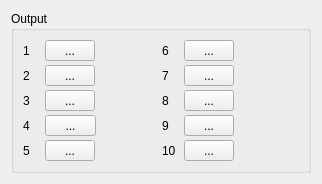
     <widget class="QFrame" name="frameOutput">
      <layout class="QHBoxLayout" name="horizontalLayoutOutput">
       <item>
        <widget class="QGroupBox" name="groupBoxOutput">
         <property name="sizePolicy">
          <sizepolicy hsizetype="Expanding" vsizetype="Preferred">
           <horstretch>0</horstretch>
           <verstretch>0</verstretch>
          </sizepolicy>
         </property>
         <property name="minimumSize">
          <size>
           <width>300</width>
           <height>0</height>
          </size>
         </property>
         <property name="maximumSize">
          <size>
           <width>300</width>
           <height>16777215</height>
          </size>
         </property>
         <property name="title">
          <string>Output</string>
         </property>
         <layout class="QGridLayout" name="gridLayoutOutput">
          <property name="horizontalSpacing">
           <number>2</number>
          </property>
          <property name="verticalSpacing">
           <number>4</number>
          </property>
          <item row="0" column="0">
           <layout class="QHBoxLayout" name="outRow1Layout">
            <property name="spacing">
             <number>2</number>
            </property>
            <item>
             <widget class="QLabel" name="outLabel1">
              <property name="minimumSize">
               <size>
                <width>20</width>
                <height>0</height>
               </size>
              </property>
              <property name="maximumSize">
               <size>
                <width>20</width>
                <height>16777215</height>
               </size>
              </property>
              <property name="text">
               <string>1</string>
              </property>
             </widget>
            </item>
            <item>
             <widget class="QToolButton" name="output1">
              <property name="enabled">
               <bool>true</bool>
              </property>
              <property name="sizePolicy">
               <sizepolicy hsizetype="Minimum" vsizetype="Fixed">
                <horstretch>0</horstretch>
                <verstretch>0</verstretch>
               </sizepolicy>
              </property>
              <property name="minimumSize">
               <size>
                <width>50</width>
                <height>0</height>
               </size>
              </property>
              <property name="text">
               <string>...</string>
              </property>
              <property name="iconSize">
               <size>
                <width>30</width>
                <height>20</height>
               </size>
              </property>
             </widget>
            </item>
            <item>
             <spacer name="horizontalSpacer_11">
              <property name="orientation">
               <enum>Qt::Orientation::Horizontal</enum>
              </property>
              <property name="sizeHint" stdset="0">
               <size>
                <width>40</width>
                <height>20</height>
               </size>
              </property>
             </spacer>
            </item>
           </layout>
          </item>
          <item row="1" column="0">
           <layout class="QHBoxLayout" name="outRow2Layout">
            <property name="spacing">
             <number>2</number>
            </property>
            <item>
             <widget class="QLabel" name="outLabel2">
              <property name="minimumSize">
               <size>
                <width>20</width>
                <height>0</height>
               </size>
              </property>
              <property name="maximumSize">
               <size>
                <width>20</width>
                <height>16777215</height>
               </size>
              </property>
              <property name="text">
               <string>2</string>
              </property>
             </widget>
            </item>
            <item>
             <widget class="QToolButton" name="output2">
              <property name="enabled">
               <bool>true</bool>
              </property>
              <property name="sizePolicy">
               <sizepolicy hsizetype="Minimum" vsizetype="Fixed">
                <horstretch>0</horstretch>
                <verstretch>0</verstretch>
               </sizepolicy>
              </property>
              <property name="minimumSize">
               <size>
                <width>50</width>
                <height>0</height>
               </size>
              </property>
              <property name="text">
               <string>...</string>
              </property>
              <property name="iconSize">
               <size>
                <width>30</width>
                <height>20</height>
               </size>
              </property>
             </widget>
            </item>
            <item>
             <spacer name="horizontalSpacer_13">
              <property name="orientation">
               <enum>Qt::Orientation::Horizontal</enum>
              </property>
              <property name="sizeHint" stdset="0">
               <size>
                <width>40</width>
                <height>20</height>
               </size>
              </property>
             </spacer>
            </item>
           </layout>
          </item>
          <item row="2" column="0">
           <layout class="QHBoxLayout" name="outRow3Layout">
            <property name="spacing">
             <number>2</number>
            </property>
            <item>
             <widget class="QLabel" name="outLabel3">
              <property name="minimumSize">
               <size>
                <width>20</width>
                <height>0</height>
               </size>
              </property>
              <property name="maximumSize">
               <size>
                <width>20</width>
                <height>16777215</height>
               </size>
              </property>
              <property name="text">
               <string>3</string>
              </property>
             </widget>
            </item>
            <item>
             <widget class="QToolButton" name="output3">
              <property name="enabled">
               <bool>true</bool>
              </property>
              <property name="sizePolicy">
               <sizepolicy hsizetype="Minimum" vsizetype="Fixed">
                <horstretch>0</horstretch>
                <verstretch>0</verstretch>
               </sizepolicy>
              </property>
              <property name="minimumSize">
               <size>
                <width>50</width>
                <height>0</height>
               </size>
              </property>
              <property name="text">
               <string>...</string>
              </property>
              <property name="iconSize">
               <size>
                <width>30</width>
                <height>20</height>
               </size>
              </property>
             </widget>
            </item>
            <item>
             <spacer name="horizontalSpacer_15">
              <property name="orientation">
               <enum>Qt::Orientation::Horizontal</enum>
              </property>
              <property name="sizeHint" stdset="0">
               <size>
                <width>40</width>
                <height>20</height>
               </size>
              </property>
             </spacer>
            </item>
           </layout>
          </item>
          <item row="3" column="0">
           <layout class="QHBoxLayout" name="outRow4Layout">
            <property name="spacing">
             <number>2</number>
            </property>
            <item>
             <widget class="QLabel" name="outLabel4">
              <property name="minimumSize">
               <size>
                <width>20</width>
                <height>0</height>
               </size>
              </property>
              <property name="maximumSize">
               <size>
                <width>20</width>
                <height>16777215</height>
               </size>
              </property>
              <property name="text">
               <string>4</string>
              </property>
             </widget>
            </item>
            <item>
             <widget class="QToolButton" name="output4">
              <property name="enabled">
               <bool>true</bool>
              </property>
              <property name="sizePolicy">
               <sizepolicy hsizetype="Minimum" vsizetype="Fixed">
                <horstretch>0</horstretch>
                <verstretch>0</verstretch>
               </sizepolicy>
              </property>
              <property name="minimumSize">
               <size>
                <width>51</width>
                <height>0</height>
               </size>
              </property>
              <property name="text">
               <string>...</string>
              </property>
              <property name="iconSize">
               <size>
                <width>30</width>
                <height>20</height>
               </size>
              </property>
             </widget>
            </item>
            <item>
             <spacer name="horizontalSpacer_17">
              <property name="orientation">
               <enum>Qt::Orientation::Horizontal</enum>
              </property>
              <property name="sizeHint" stdset="0">
               <size>
                <width>40</width>
                <height>20</height>
               </size>
              </property>
             </spacer>
            </item>
           </layout>
          </item>
          <item row="4" column="0">
           <layout class="QHBoxLayout" name="outRow5Layout">
            <property name="spacing">
             <number>2</number>
            </property>
            <item>
             <widget class="QLabel" name="outLabel5">
              <property name="minimumSize">
               <size>
                <width>20</width>
                <height>0</height>
               </size>
              </property>
              <property name="maximumSize">
               <size>
                <width>20</width>
                <height>16777215</height>
               </size>
              </property>
              <property name="text">
               <string>5</string>
              </property>
             </widget>
            </item>
            <item>
             <widget class="QToolButton" name="output5">
              <property name="enabled">
               <bool>true</bool>
              </property>
              <property name="sizePolicy">
               <sizepolicy hsizetype="Minimum" vsizetype="Fixed">
                <horstretch>0</horstretch>
                <verstretch>0</verstretch>
               </sizepolicy>
              </property>
              <property name="minimumSize">
               <size>
                <width>50</width>
                <height>0</height>
               </size>
              </property>
              <property name="text">
               <string>...</string>
              </property>
              <property name="iconSize">
               <size>
                <width>30</width>
                <height>20</height>
               </size>
              </property>
             </widget>
            </item>
            <item>
             <spacer name="horizontalSpacer_19">
              <property name="orientation">
               <enum>Qt::Orientation::Horizontal</enum>
              </property>
              <property name="sizeHint" stdset="0">
               <size>
                <width>40</width>
                <height>20</height>
               </size>
              </property>
             </spacer>
            </item>
           </layout>
          </item>
          <item row="0" column="1">
           <layout class="QHBoxLayout" name="outRow6Layout">
            <property name="spacing">
             <number>2</number>
            </property>
            <item>
             <widget class="QLabel" name="outLabel6">
              <property name="minimumSize">
               <size>
                <width>20</width>
                <height>0</height>
               </size>
              </property>
              <property name="maximumSize">
               <size>
                <width>20</width>
                <height>16777215</height>
               </size>
              </property>
              <property name="text">
               <string>6</string>
              </property>
             </widget>
            </item>
            <item>
             <widget class="QToolButton" name="output6">
              <property name="enabled">
               <bool>true</bool>
              </property>
              <property name="sizePolicy">
               <sizepolicy hsizetype="Minimum" vsizetype="Fixed">
                <horstretch>0</horstretch>
                <verstretch>0</verstretch>
               </sizepolicy>
              </property>
              <property name="minimumSize">
               <size>
                <width>50</width>
                <height>0</height>
               </size>
              </property>
              <property name="text">
               <string>...</string>
              </property>
              <property name="iconSize">
               <size>
                <width>30</width>
                <height>20</height>
               </size>
              </property>
             </widget>
            </item>
            <item>
             <spacer name="horizontalSpacer_12">
              <property name="orientation">
               <enum>Qt::Orientation::Horizontal</enum>
              </property>
              <property name="sizeHint" stdset="0">
               <size>
                <width>40</width>
                <height>20</height>
               </size>
              </property>
             </spacer>
            </item>
           </layout>
          </item>
          <item row="1" column="1">
           <layout class="QHBoxLayout" name="outRow7Layout">
            <property name="spacing">
             <number>2</number>
            </property>
            <item>
             <widget class="QLabel" name="outLabel7">
              <property name="minimumSize">
               <size>
                <width>20</width>
                <height>0</height>
               </size>
              </property>
              <property name="maximumSize">
               <size>
                <width>20</width>
                <height>16777215</height>
               </size>
              </property>
              <property name="text">
               <string>7</string>
              </property>
             </widget>
            </item>
            <item>
             <widget class="QToolButton" name="output7">
              <property name="enabled">
               <bool>true</bool>
              </property>
              <property name="sizePolicy">
               <sizepolicy hsizetype="Minimum" vsizetype="Fixed">
                <horstretch>0</horstretch>
                <verstretch>0</verstretch>
               </sizepolicy>
              </property>
              <property name="minimumSize">
               <size>
                <width>50</width>
                <height>0</height>
               </size>
              </property>
              <property name="text">
               <string>...</string>
              </property>
              <property name="iconSize">
               <size>
                <width>30</width>
                <height>20</height>
               </size>
              </property>
             </widget>
            </item>
            <item>
             <spacer name="horizontalSpacer_14">
              <property name="orientation">
               <enum>Qt::Orientation::Horizontal</enum>
              </property>
              <property name="sizeHint" stdset="0">
               <size>
                <width>40</width>
                <height>20</height>
               </size>
              </property>
             </spacer>
            </item>
           </layout>
          </item>
          <item row="2" column="1">
           <layout class="QHBoxLayout" name="outRow8Layout">
            <property name="spacing">
             <number>2</number>
            </property>
            <item>
             <widget class="QLabel" name="outLabel8">
              <property name="minimumSize">
               <size>
                <width>20</width>
                <height>0</height>
               </size>
              </property>
              <property name="maximumSize">
               <size>
                <width>20</width>
                <height>16777215</height>
               </size>
              </property>
              <property name="text">
               <string>8</string>
              </property>
             </widget>
            </item>
            <item>
             <widget class="QToolButton" name="output8">
              <property name="enabled">
               <bool>true</bool>
              </property>
              <property name="sizePolicy">
               <sizepolicy hsizetype="Minimum" vsizetype="Fixed">
                <horstretch>0</horstretch>
                <verstretch>0</verstretch>
               </sizepolicy>
              </property>
              <property name="minimumSize">
               <size>
                <width>50</width>
                <height>0</height>
               </size>
              </property>
              <property name="text">
               <string>...</string>
              </property>
              <property name="iconSize">
               <size>
                <width>30</width>
                <height>20</height>
               </size>
              </property>
             </widget>
            </item>
            <item>
             <spacer name="horizontalSpacer_16">
              <property name="orientation">
               <enum>Qt::Orientation::Horizontal</enum>
              </property>
              <property name="sizeHint" stdset="0">
               <size>
                <width>40</width>
                <height>20</height>
               </size>
              </property>
             </spacer>
            </item>
           </layout>
          </item>
          <item row="3" column="1">
           <layout class="QHBoxLayout" name="outRow9Layout">
            <property name="spacing">
             <number>2</number>
            </property>
            <item>
             <widget class="QLabel" name="outLabel9">
              <property name="minimumSize">
               <size>
                <width>20</width>
                <height>0</height>
               </size>
              </property>
              <property name="maximumSize">
               <size>
                <width>20</width>
                <height>16777215</height>
               </size>
              </property>
              <property name="text">
               <string>9</string>
              </property>
             </widget>
            </item>
            <item>
             <widget class="QToolButton" name="output9">
              <property name="enabled">
               <bool>true</bool>
              </property>
              <property name="sizePolicy">
               <sizepolicy hsizetype="Minimum" vsizetype="Fixed">
                <horstretch>0</horstretch>
                <verstretch>0</verstretch>
               </sizepolicy>
              </property>
              <property name="minimumSize">
               <size>
                <width>50</width>
                <height>0</height>
               </size>
              </property>
              <property name="text">
               <string>...</string>
              </property>
              <property name="iconSize">
               <size>
                <width>30</width>
                <height>20</height>
               </size>
              </property>
             </widget>
            </item>
            <item>
             <spacer name="horizontalSpacer_18">
              <property name="orientation">
               <enum>Qt::Orientation::Horizontal</enum>
              </property>
              <property name="sizeHint" stdset="0">
               <size>
                <width>40</width>
                <height>20</height>
               </size>
              </property>
             </spacer>
            </item>
           </layout>
          </item>
          <item row="4" column="1">
           <layout class="QHBoxLayout" name="outRow10Layout">
            <property name="spacing">
             <number>2</number>
            </property>
            <item>
             <widget class="QLabel" name="outLabel10">
              <property name="minimumSize">
               <size>
                <width>20</width>
                <height>0</height>
               </size>
              </property>
              <property name="maximumSize">
               <size>
                <width>20</width>
                <height>16777215</height>
               </size>
              </property>
              <property name="text">
               <string>10</string>
              </property>
             </widget>
            </item>
            <item>
             <widget class="QToolButton" name="output10">
              <property name="enabled">
               <bool>true</bool>
              </property>
              <property name="sizePolicy">
               <sizepolicy hsizetype="Minimum" vsizetype="Fixed">
                <horstretch>0</horstretch>
                <verstretch>0</verstretch>
               </sizepolicy>
              </property>
              <property name="minimumSize">
               <size>
                <width>50</width>
                <height>0</height>
               </size>
              </property>
              <property name="text">
               <string>...</string>
              </property>
              <property name="iconSize">
               <size>
                <width>30</width>
                <height>20</height>
               </size>
              </property>
             </widget>
            </item>
            <item>
             <spacer name="horizontalSpacer_20">
              <property name="orientation">
               <enum>Qt::Orientation::Horizontal</enum>
              </property>
              <property name="sizeHint" stdset="0">
               <size>
                <width>40</width>
                <height>20</height>
               </size>
              </property>
             </spacer>
            </item>
           </layout>
          </item>
         </layout>
        </widget>
       </item>
      </layout>
     </widget>
